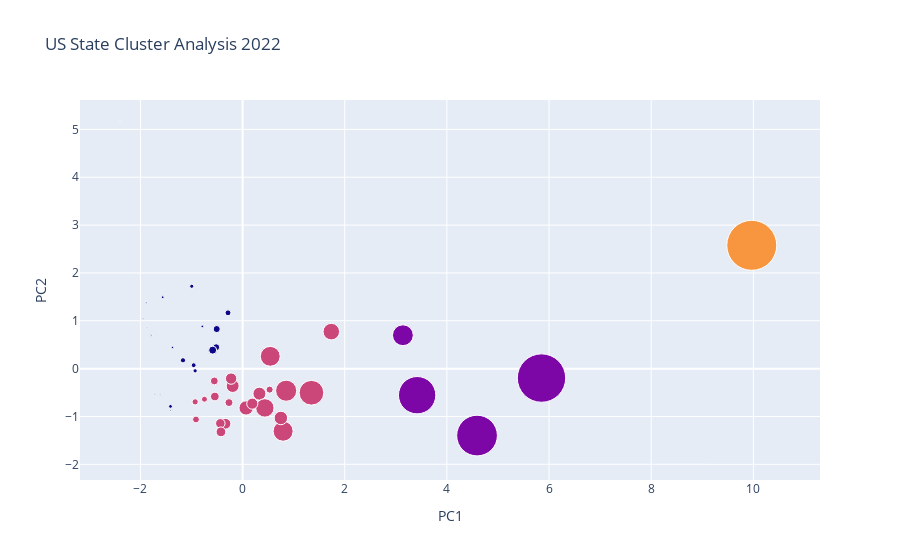

Write notebook code for a chart like this one.
### Markdown cell above
#### 2022

### Code cell
warnings.filterwarnings('ignore')

clusterdf22, Z22, silhoutte22, ari22 = mda.cluster_algorithm(df22_processed, "KMeans")

fig22 = go.Figure(
    data=go.Scatter(
        x=clusterdf22["PC1"].values,
        y=clusterdf22["PC2"].values,
        text=clusterdf22.index,
        mode='markers',
        marker=go.Marker(
            size=df22_processed["deaths"],
            sizemode='diameter',
            sizeref=df22_processed["deaths"].max()/50,
            opacity=1,
            color=Z22
        )
    )
)

fig22.update_layout(
    go.Layout(
        title='US State Cluster Analysis 2022',
        xaxis=go.XAxis(title="PC1", showgrid=True, zeroline=True, showticklabels=True),
        yaxis=go.YAxis(title="PC2", showgrid=True, zeroline=True, showticklabels=True),
        hovermode='closest'
    )
)

fig22.show()

### Figure 1 — Plotly figure (JSON) as saved in the notebook; plotly's stock layout.template omitted (floating-point values rounded to 4 significant figures)
{"data": [{"marker": {"color": [2, 4, 2, 2, 3, 0, 2, 0, 1, 2, 0, 1, 2, 0, 0, 2, 2, 0, 2, 2, 2, 0, 2, 2, 0, 0, 0, 0, 2, 0, 1, 2, 0, 2, 2, 0, 2, 0, 2, 0, 2, 1, 0, 0, 2, 2, 0, 0, 0], "opacity": 1, "size": [19658, 1246, 30299, 11481, 91464, 12747, 10941, 2956, 74466, 36714, 4943, 38127, 23692, 9588, 8959, 15909, 17325, 2347, 14594, 23751, 36357, 12938, 12466, 20752, 3401, 4284, 10872, 2534, 33694, 7780, 68292, 24654, 2328, 38628, 14420, 7611, 45169, 3577, 17905, 2927, 26165, 88553, 4777, 661, 20376, 12967, 6945, 14594, 1820], "sizemode": "diameter", "sizeref": 1829.0}, "mode": "markers", "text": ["Alabama", "Alaska", "Arizona", "Arkansas", "California", "Colorado", "Connecticut", "Delaware", "Florida", "Georgia", "Idaho", "Illinois", "Indiana", "Iowa", "Kansas", "Kentucky", "Louisiana", "Maine", "Maryland", "Massachusetts", "Michigan", "Minnesota", "Mississippi", "Missouri", "Montana", "Nebraska", "Nevada", "New Hampshire", "New Jersey", "New Mexico", "New York", "North Carolina", "North Dakota", "Ohio", "Oklahoma", "Oregon", "Pennsylvania", "Rhode Island", "South Carolina", "South Dakota", "Tennessee", "Texas", "Utah", "Vermont", "Virginia", "Washington", "West Virginia", "Wisconsin", "Wyoming"], "type": "scatter", "x": [-0.334, -2.4, 1.737, -0.9279, 9.969, -0.5164, -0.7462, -1.407, 4.591, 0.7939, -1.563, 3.139, -0.1941, -1.167, -0.957, -0.5428, -0.4356, -1.719, -0.2662, 0.3298, 0.542, -0.5063, -0.9121, -0.2241, -1.886, -1.372, -0.285, -1.615, 0.4368, -0.9289, 3.418, 0.7499, -1.944, 0.8535, -0.5528, -0.9946, 1.349, -1.412, -0.4228, -1.789, 0.06895, 5.852, -0.7882, -1.879, 0.1908, 0.5299, -1.411, -0.5853, -1.865], "y": [-1.152, 5.155, 0.7732, -0.6946, 2.578, 0.4468, -0.6397, -0.8709, -1.399, -1.308, 1.492, 0.6978, -0.363, 0.1745, 0.07122, -0.583, -1.144, -0.5387, -0.7099, -0.5234, 0.2571, 0.827, -1.063, -0.2087, 1.376, 0.4431, 1.166, -0.5411, -0.8208, -0.04638, -0.5551, -1.032, 1.043, -0.4613, -0.2578, 1.722, -0.5041, -0.7678, -1.322, 0.6946, -0.822, -0.1971, 0.882, -0.5675, -0.7322, -0.4388, -0.7894, 0.3866, 0.8667]}], "layout": {"autosize": true, "hovermode": "closest", "title": {"text": "US State Cluster Analysis 2022"}, "xaxis": {"autorange": true, "range": [-3.175, 11.25], "showgrid": true, "showticklabels": true, "title": {"text": "PC1"}, "type": "linear", "zeroline": true}, "yaxis": {"autorange": true, "range": [-3.089, 5.744], "showgrid": true, "showticklabels": true, "title": {"text": "PC2"}, "type": "linear", "zeroline": true}}}
